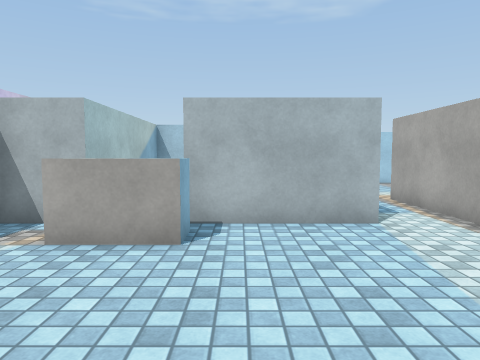
[1] (above)

24 first-person views from a walk through a Unity game level. The camera is 1.3 m above the floor, tilts 4° down and sees 70° across. The floor is counted in squares, 1 m on a side. Each view is taken from the middle of a square. On the plan, view 1 faces up. The plan holds only what a view shows up to about 15 squares ahead; the rest is blank. The place goes on beyond the plan. The player is left out. Some animated figures are left out. Surface patterns are stand-ins for the level's own textures.

[2]
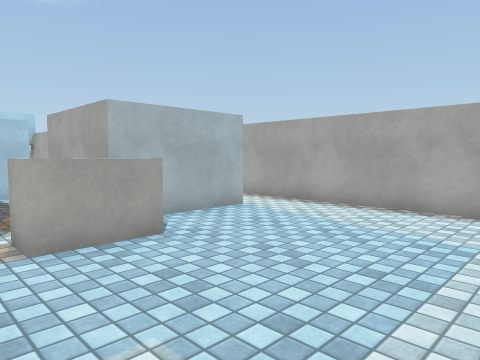

[3]
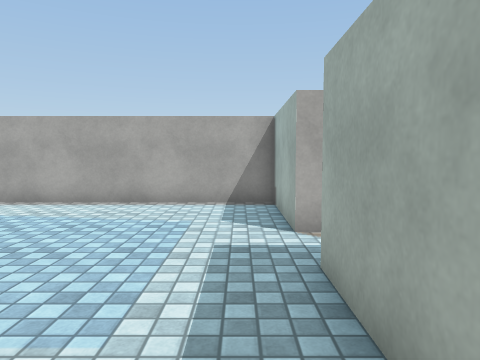

[4]
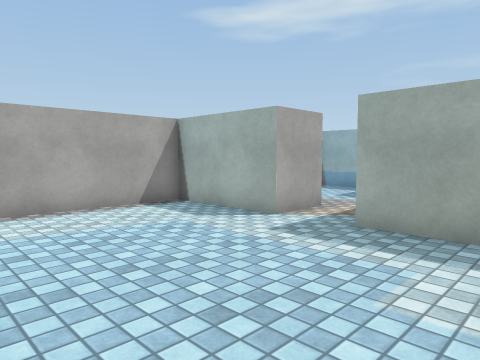

[5]
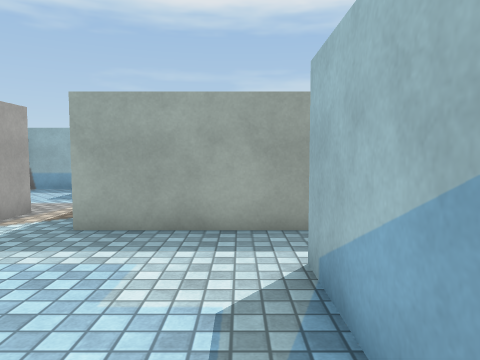

[6]
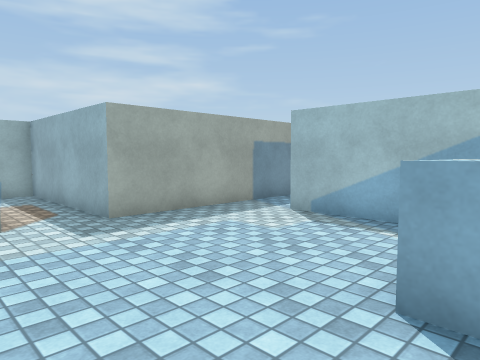

[7]
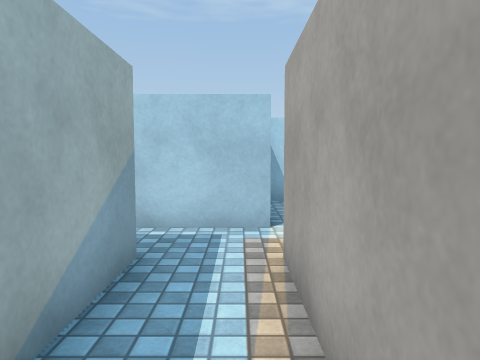

[8]
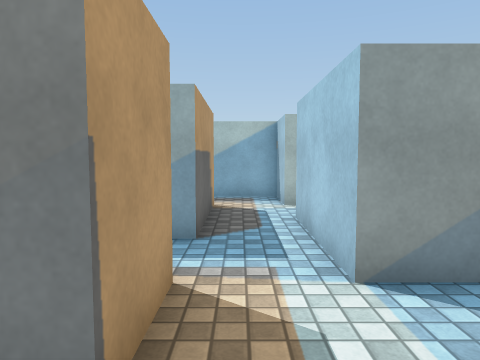

[9]
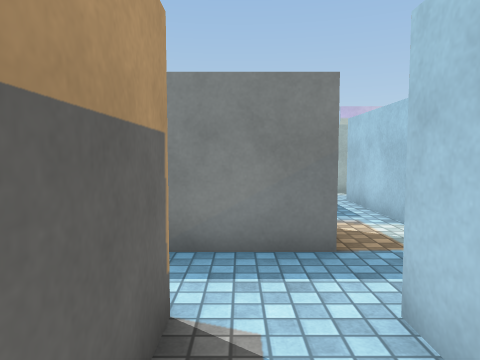

[10]
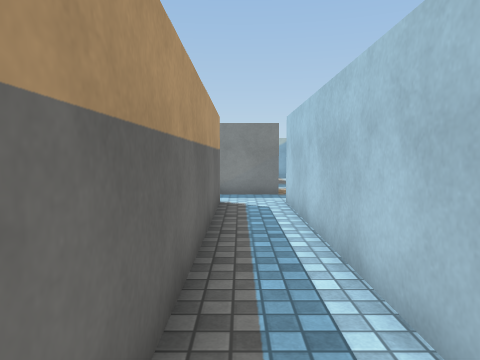

[11]
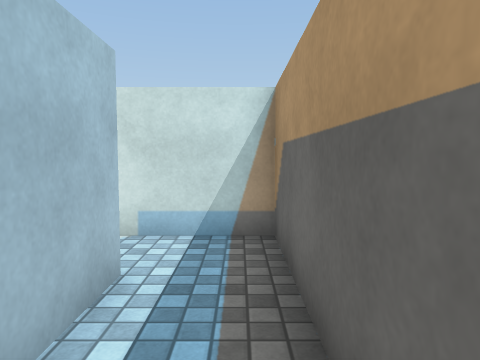

[12]
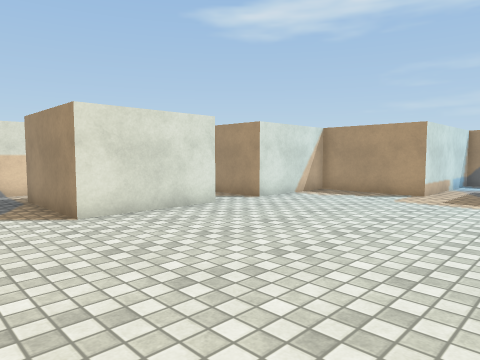

[13]
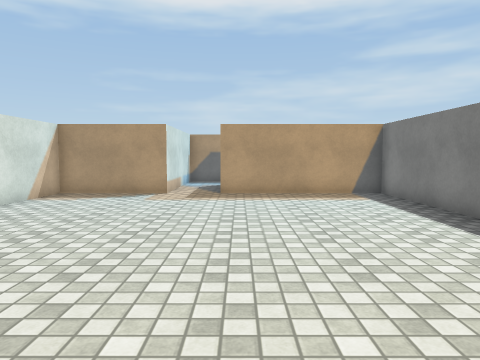

[14]
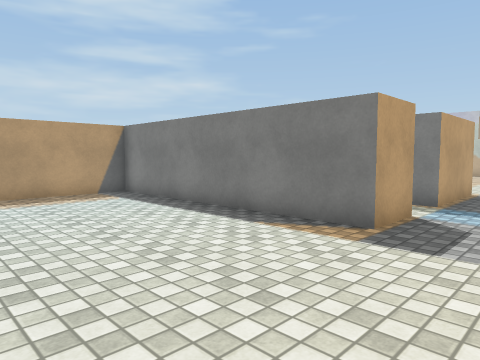

[15]
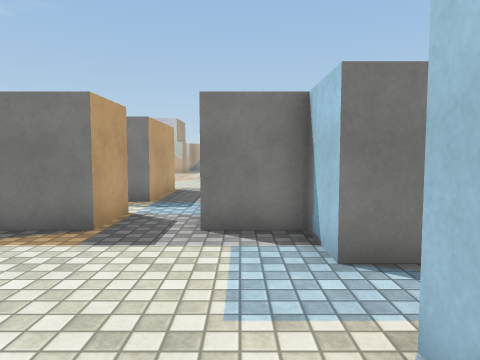

[16]
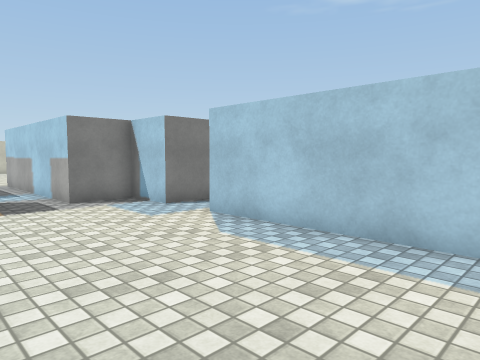

[17]
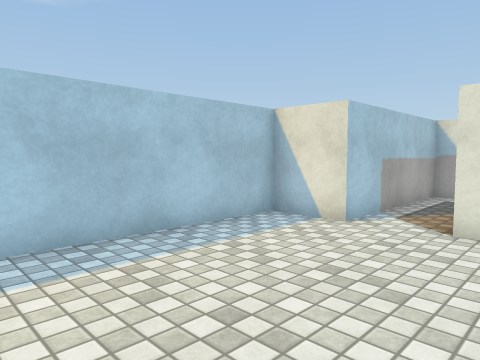

[18]
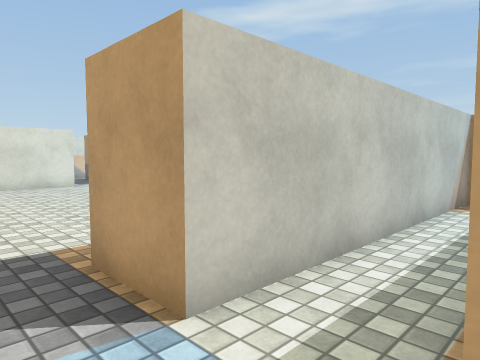

[19]
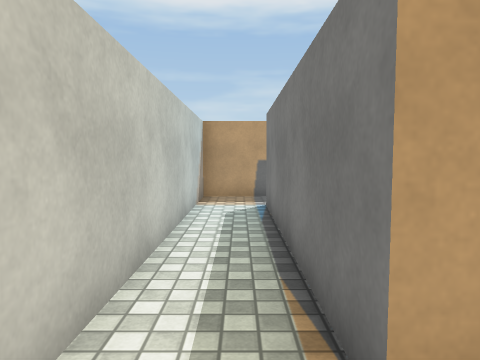

[20]
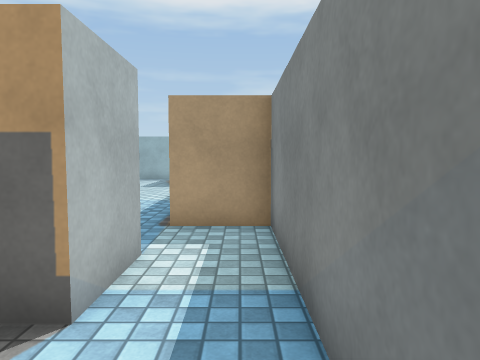

[21]
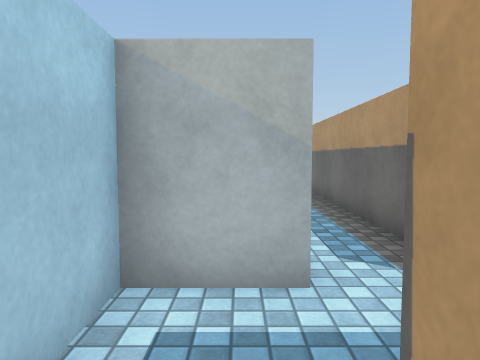

[22]
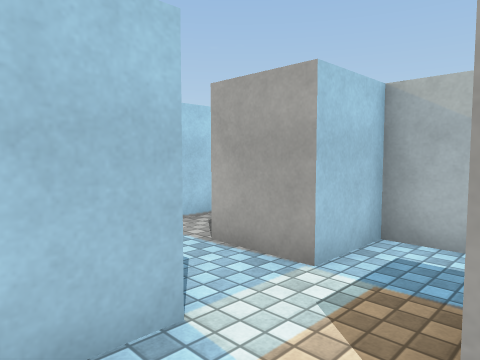

[23]
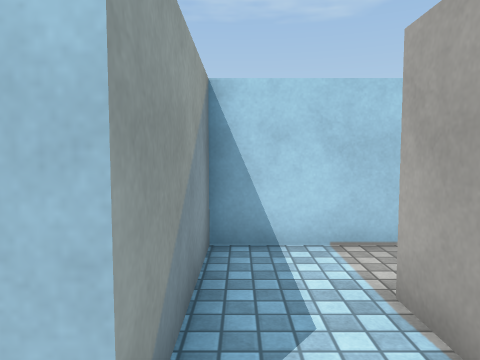

[24]
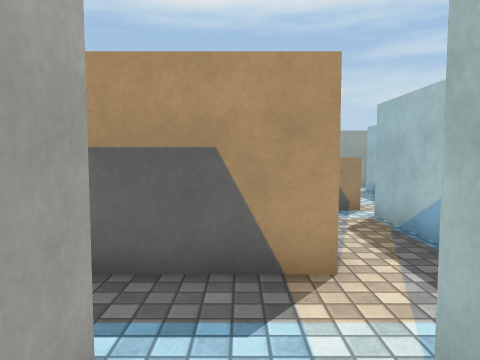

### Floor plan
Points are (right, up) in squares from view 1. A wall is a line through its corners. A room is listed if a view was taken in it or the views show most of it. See-through windows are left out.
Room 1 (views 1, 2, 3, 4, 5, 6, 7, 22)
walls: (2.8, 6.6) (-1.1, 6.6) (-1.1, 10.3); (-4.8, 4.9) (-4.8, 0.9); (0.6, 10.3) (2.7, 10.3) (2.7, 7.8); (0.8, -2.9) (0.8, -0.9) (4.6, -0.9) (4.6, 10.3); (-5.5, -0.9) (-1.1, -0.9) (-1.1, -3.4); (-1.1, 12.2) (-2.9, 12.2) (-2.9, 6.6) (-4.6, 6.6); (3.4, 12.2) (0.8, 12.2)
ways out: opening at (4, 11) to room 3; opening at (-1, 11) to room 4; opening at (1.5, 11) to room 4; opening at (0, -4)
objects: block (-3, 5) to (-1, 6)
Room 2 (views 8, 9, 10, 11, 12, 13, 14, 15, 16, 17, 18, 19, 20)
walls: (23.3, 19.6) (23.3, 23.4) (27.1, 23.4); (17.8, 10.3) (8.3, 10.3) (8.3, 12.2) (6.4, 12.2); (8.1, 14.1) (10.2, 14.1) (10.2, 23.4) (12.1, 23.4) (12.1, 14.1) (17.8, 14.1); (13.9, 28.5) (13.9, 27.2) (12.1, 27.2) (12.1, 25.3) (4.5, 25.3); (4.5, 23.4) (8.3, 23.4) (8.3, 15.9) (6.6, 15.9); (6.4, 10.3) (6.4, 4.7) (8.4, 4.7); (28.5, 25.3) (23.3, 25.3) (23.3, 27.2) (15.8, 27.2); (8.3, 6.5) (8.3, 8.4) (19.6, 8.4) (19.6, 14.1) (23.3, 14.1) (23.3, 17.8)
ways out: opening at (7, 11) to room 3; opening at (7.5, 15) to room 3; opening at (4.5, 24.5) to room 4; opening at (9, 5); opening at (24, 19)
Room 3 (views 21, 23)
walls: (6.4, 12.2) (6.4, 14.1); (4.6, 10.3) (6.4, 10.3); (6.6, 15.9) (4.6, 15.9) (4.6, 12.2) (3.4, 12.2)
ways out: opening at (4, 11) to room 1; opening at (7, 11) to room 2; opening at (7.5, 15) to room 2
Room 4 (view 24)
walls: (-1.1, 12.9) (-1.1, 12.2); (0.8, 12.2) (0.8, 13); (-1.1, 10.3) (0.6, 10.3)
ways out: opening at (-1, 11) to room 1; opening at (1.5, 11) to room 1; opening at (4.5, 24.5) to room 2

Where each view was taken, in squares from view 1:
view 1: 0 up, 0 right, facing up
view 2: 0 up, 4 left, facing up-right
view 3: 0 up, 5 left, facing right
view 4: 5 up, 4 left, facing down-right
view 5: 5 up, 4 left, facing down
view 6: 6 up, 2 right, facing down-left
view 7: 6 up, 4 right, facing up
view 8: 11 up, 8 right, facing left
view 9: 9 up, 11 right, facing left
view 10: 9 up, 18 right, facing left
view 11: 9 up, 14 right, facing right
view 12: 26 up, 16 right, facing down-right
view 13: 26 up, 17 right, facing down
view 14: 26 up, 18 right, facing down-left
view 15: 26 up, 18 right, facing left
view 16: 22 up, 22 right, facing up-left
view 17: 22 up, 17 right, facing up-right
view 18: 25 up, 8 right, facing down-right
view 19: 25 up, 9 right, facing down
view 20: 11 up, 7 right, facing down
view 21: 11 up, 5 right, facing right
view 22: 10 up, 3 right, facing up-right
view 23: 11 up, 5 right, facing up
view 24: 14 up, 0 right, facing down
